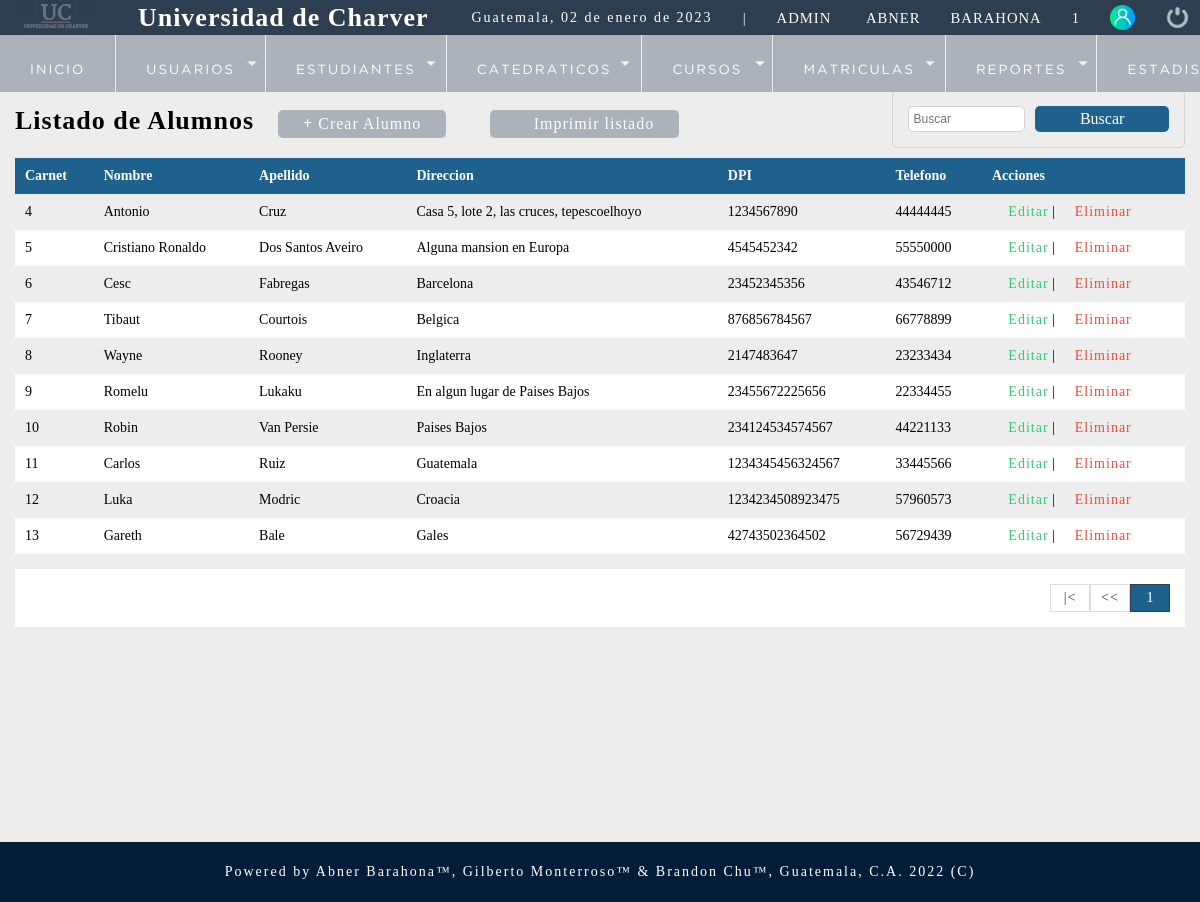
The app's page /sistema/lista_alumno.php (signed in) with its own data.
### tables this page shows
CREATE TABLE `alumno` (
  `carnet` int(50) NOT NULL COMMENT 'carnet unico para ID alumno',
  `nombre` varchar(50) NOT NULL,
  `apellido` varchar(50) NOT NULL,
  `direccion` varchar(100) NOT NULL,
  `dpi` bigint(20) NOT NULL,
  `telefono` int(20) NOT NULL,
  `fecha_ins` datetime NOT NULL DEFAULT current_timestamp(),
  `idusuario` int(20) NOT NULL,
  `estado` int(2) NOT NULL DEFAULT 1
);

### sistema/includes/functions.php (called while the page is built, shortened)
<?php
	function fechaC(){
		$mes = array("","enero",
					  "febrero",
					  "marzo",
					  "abril",
					  "mayo",
					  "junio",
					  "julio",
					  "agosto",
					  "septiembre",
					  "octubre",
					  "noviembre",
					  "diciembre");
		return date('d')." de ". $mes[date('n')] . " de " . date('Y');
	}
 ?>

### sistema/lista_alumno.php (the view, shortened to what this page needs)
<?php
include "../conexion.php";
?>
<!DOCTYPE html>
<html lang="en">
<head>
		<?php include "includes/scripts.php"; ?>
</head>
<body>
	<?php include "includes/header.php"; ?>
	<section id="container">
		<h1>Listado de Alumnos</h1>
        <a href="registro_alumno.php" class="btn_new"><i class="fas fa-plus"></i> Crear Alumno</a>
        <a href="reportes/reporte_alumno.php" class="btn_new"><i class="fas fa-print"></i> Imprimir listado</a>
        <form action="buscar_alumno.php" method="get" class="form_search">
            <input type ="text" name="busqueda" id="busqueda" placeholder="Buscar">
            <input type="submit" value="Buscar" class="btn_search">
        </form>
            <table>
                <tr>
                    <th>
                        Carnet
                    </th>
                    <th>
                        Nombre
                    </th>
                    <th>
                        Apellido
                    </th>
                    <th>
                        Direccion
                    </th>
                    <th>
                        DPI
                    </th>
                    <th>
                        Telefono
                    </th>
                    <th>
                        Acciones
                    </th>
                </tr>
                <?php
                    $query_register = mysqli_query($conection, "SELECT COUNT(*) AS total_register FROM alumno WHERE estado = 1");
                    $result_register = mysqli_fetch_array($query_register);
                    $total_register = $result_register['total_register'];
                    $por_pagina = 10;
                    if(empty($_GET['pagina'])){
                        $pagina=1;
                    }
                    else{
                        $pagina=$_GET['pagina'];
                    }
                    $desde = ($pagina-1)*$por_pagina;
                    $total_paginas = ceil($total_register/$por_pagina);
                    $query = mysqli_query($conection, "SELECT *
                                                       FROM alumno
                                                       WHERE estado = 1
                                                       ORDER BY carnet ASC
                                                       LIMIT $desde,$por_pagina");
                    $result = mysqli_num_rows($query);
                    if($result>0){
                        while($data = mysqli_fetch_array($query)){
                ?>
                            <tr>
                                <td>
                                    <?php echo $data["carnet"] ?>
                                </td>
                                <td>
                                    <?php echo $data["nombre"] ?>
                                </td>
                                <td>
                                    <?php echo $data["apellido"] ?>
                                </td>
                                <td>
                                    <?php echo $data["direccion"] ?>
                                </td>
                                <td>
                                    <?php echo $data["dpi"] ?>
                                </td>
                                <td>
                                    <?php echo $data["telefono"] ?>
                                </td>
                                <td>
                                    <a class="link_edit" href="editar_alumno.php?id=<?php echo $data["carnet"]; ?>" ><i class="fas fa-edit"></i> Editar</a>
                                    <?php  if($_SESSION["rol"] == 1 ){ ?>
                                        |
                                        <a class="link_delete" href="eliminar_alumno.php?id=<?php echo $data["carnet"]; ?>" ><i class="fas fa-trash"></i> Eliminar</a>
                                    <?php } ?>
                                </td>
                            </tr>
                <?php
                        }
                    }
                ?>
            </table>
            <div class="paginador">
                <ul>
                    <?php
                        if($total_register != 0){
                    ?>
                    <li><a href="?pagina=<?php echo 1;?>">|<</a></li>
                    <li><a href="?pagina=<?php echo $pagina-1;?>"><<</a></li>
                        <?php
                        }
                            for($i=1; $i <= $total_paginas; $i++){
                                if($i == $pagina){
                                    echo '<li class= "pageSelected">'.$i.'</li>';
                                }
                                else{
                                    echo '<li><a href="?pagina='.$i.'">'.$i.'</a></li>';
                                }
                            }
                        ?>
                </ul>
            </div>
	</section>
</body>
<?php include "includes/footer.php"; ?>
</html>

### sistema/includes/scripts.php (shortened to what this page needs)
<link rel="stylesheet" type="text/css" href="css/style.css">
<?php include "functions.php"; ?>

### sistema/includes/header.php (shortened to what this page needs)
<header>
		<div class="header">
			<img class="logo" src ="img/logo_gris75.png" alt="logo">
			<h1>Universidad de Charver</h1>
			<div class="optionsBar">
				<p>Guatemala, <?php echo fechaC(); ?> </p>
				<span>|</span>
				<span class="user"><?php echo $_SESSION['usuario'];?> <span></span> <?php echo $_SESSION['nombre']; ?></span>
				<span><?php echo $_SESSION['apellido']; ?></span>
				<span><?php echo $_SESSION['rol']; ?></span>
				<img class="photouser" src="img/user.png" alt="Usuario">
				<a href="salir.php"><img class="close" src="img/salir.png" alt="Salir del sistema" title="Salir"></a>
			</div>
		</div>
        <?php include "nav.php"; ?>
	</header>

### sistema/includes/nav.php (shortened to what this page needs)
<nav>
			<ul>
				<li><a href="index.php"><i class="fas fa-home"></i> Inicio</a></li>
				<?php
					if($_SESSION['rol'] == 1){
				?>
				<li class="principal">
					<a href="#"><i class="fas fa-users"></i> Usuarios</a>
				</li>
				<?php } ?>
				<?php
				if($_SESSION['rol']==1 or $_SESSION['rol']==3){
				?>
				<li class="principal">
					<a href="#"><i class="fas fa-book-open-reader"></i> Estudiantes</a>
				</li>
				<?php } ?>
				<li class="principal">
					<a href="#"><i class="fas fa-chalkboard-user"></i> Catedraticos</a>
				</li>
				<li class="principal">
					<a href="#"><i class="fas fa-book"></i> Cursos</a>
				</li>
				<li class="principal">
					<a href="#"><i class="fas fa-school"></i> Matriculas</a>
			<li class="principal">
					<a href="#"><i class="fas fa-file-pdf"></i> Reportes</a>
				</li>
				<li class="principal">
					<a href="#"><i class="fas fa-chart-simple"></i> Estadisticas</a>
				</li>
		</nav>

### sistema/includes/footer.php (shortened to what this page needs)
<!DOCTYPE html>
<html lang="en">
<head>
</head>
<body>
   <div class="footer">
       <p>Powered by Abner Barahona™, Gilberto Monterroso™ & Brandon Chu™, Guatemala, C.A. 2022 (C) </p>
   </div>
</body>
</html>

### sistema/css/style.css (style rules this page uses)
* { margin: 0; padding: 0; box-sizing: border-box; }
body { background: #ededed; }
h1, h2, h3, h4, h5, h6 { font-family: 'corbel'; font-weight: bold; letter-spacing: 1px; }
h1 { font-size: 26px; }
p { font-family: 'corbel'; letter-spacing: 2px; font-size: 14px; line-height: 20px; }
a { text-decoration: none; font-family: corbel; letter-spacing: 1px; }
span { font-family: 'Corbel'; letter-spacing: 1px; font-size: 14px; line-height: 20px; }
header { position: fixed; width: 100%; }
.header { color: #FFF; background: #2C3E50; height: 35px; display: -webkit-flex; display: -moz-flex; display: -ms-flex; display: -o-flex; display: flex; justify-content: space-between; align-items: center; padding: 10px; }
.footer { display: -webkit-flex; display: -moz-flex; display: -ms-flex; display: -o-flex; display: flex; justify-content: center; align-items: center; background: #011d38; color: #FFF; padding: 20px; margin-bottom: 0; margin-top: 200px; }
.optionsBar { display: -webkit-flex; display: -moz-flex; display: -ms-flex; display: -o-flex; display: flex; justify-content: center; align-items: center; }
.optionsBar span { color: #FFF; font-size: 11pt; font-family: 'Corbel'; text-transform: uppercase; margin-left: 30px; }
.photouser { margin-left: 30px; width: 25px; height: 25px; }
.logo { margin-left: 10px; width: 75px; height: 75px; }
.close { width: 25px; height: 25px; }
.optionsBar a { display: -webkit-flex; display: -moz-flex; display: -ms-flex; display: -o-flex; display: flex; margin-left: 30px; }
nav ul { background: #ABB2B9; list-style: none; display: -webkit-flex; display: -moz-flex; display: -ms-flex; display: -o-flex; display: flex; justify-content: left; align-items: center; }
nav ul > li a { position: relative; }
nav a { color: #FFF; display: block; font-size: 10pt; font-family: 'GothamBook'; padding: 15px 30px; text-transform: uppercase; letter-spacing: 2px; transition: background .5s; border-right: 1px solid #EAECEE; }
nav .principal > a { background: url(../img/arrow_bottom.png) no-repeat; background-position-x: 0%; background-position-y: 0%; background-size: auto auto; background-position: 94% center; background-size: 10px; }
#container { padding: 90px 15px 15px; }
form { background: #FFF; margin: auto; padding: 20px 50px; border: 1px solid #d1d1d1; }
input,select { display: block; width: 100%; font-size: 12px; padding: 5px; border: 1px solid #d1d1d1; border-radius: 5px; }
#container h1 { font-size: 26px; display: inline-block; }
.btn_new { display: inline-block; background: #ABB2B9; color: #FFF; padding: 5px 25px; border-radius: 5px; margin: 20px; }
table { border-collapse: collapse; font-size: 14px; font-family: 'Corbel'; width: 100%; }
table th { text-align: left; padding: 10px; background: #1F618D; color: #FFF; }
table tr:nth-child(odd) { background: #FFF; }
table td { padding: 10px; }
.link_edit { color: #2ECC71; }
.link_delete { color: #E74C3C; }
.paginador ul { padding: 15px; list-style: none; background: #FFF; margin-top: 15px; display: -webkit-flex; display: -moz-flex; display: -ms-flex; display: -o-flex; display: flex; justify-content:flex-end; }
.paginador a, .pageSelected { color: #2C3E50; border: 1px solid #ddd; padding: 5px; display: inline-block; font-size: 14px; text-align: center; width: 40px; }
.pageSelected { color: #FFF; background: #1F618D; border: 1px solid #2C3E50; }
.form_search { float: right; padding: 15px; background: initial; border-radius: 5px; display: -webkit-flex; display: -moz-flex; display: -ms-flex; display: -o-flex; display: flex; font-family: 'Corbel'; }
.form_search .btn_search { background: #1F618D; color: #FFF; padding: 0 20px; border: 0; cursor: pointer; margin-left: 10px; font-size: 16px; font-family: 'Corbel'; }

### records on screen
alumno: carnet "4", nombre "Antonio", apellido "Cruz", direccion "Casa 5, lote 2, las cruces, tepescoelhoyo", dpi "1234567890", telefono "44444445"
alumno: carnet "5", nombre "Cristiano Ronaldo", apellido "Dos Santos Aveiro", direccion "Alguna mansion en Europa", dpi "4545452342", telefono "55550000"
alumno: carnet "6", nombre "Cesc", apellido "Fabregas", direccion "Barcelona", dpi "23452345356", telefono "43546712"
alumno: carnet "7", nombre "Tibaut", apellido "Courtois", direccion "Belgica", dpi "876856784567", telefono "66778899"
alumno: carnet "8", nombre "Wayne", apellido "Rooney", direccion "Inglaterra", dpi "2147483647", telefono "23233434"
alumno: carnet "9", nombre "Romelu", apellido "Lukaku", direccion "En algun lugar de Paises Bajos", dpi "23455672225656", telefono "22334455"
alumno: carnet "10", nombre "Robin", apellido "Van Persie", direccion "Paises Bajos", dpi "234124534574567", telefono "44221133"
alumno: carnet "11", nombre "Carlos", apellido "Ruiz", direccion "Guatemala", dpi "1234345456324567", telefono "33445566"
alumno: carnet "12", nombre "Luka", apellido "Modric", direccion "Croacia", dpi "1234234508923475", telefono "57960573"
alumno: carnet "13", nombre "Gareth", apellido "Bale", direccion "Gales", dpi "42743502364502", telefono "56729439"

### other values on screen
fechaC() "02 de enero de 2023"
$_SESSION['usuario'] "ADMIN"
$_SESSION['nombre'] "ABNER"
$_SESSION['apellido'] "BARAHONA"
$_SESSION['rol'] "1"
